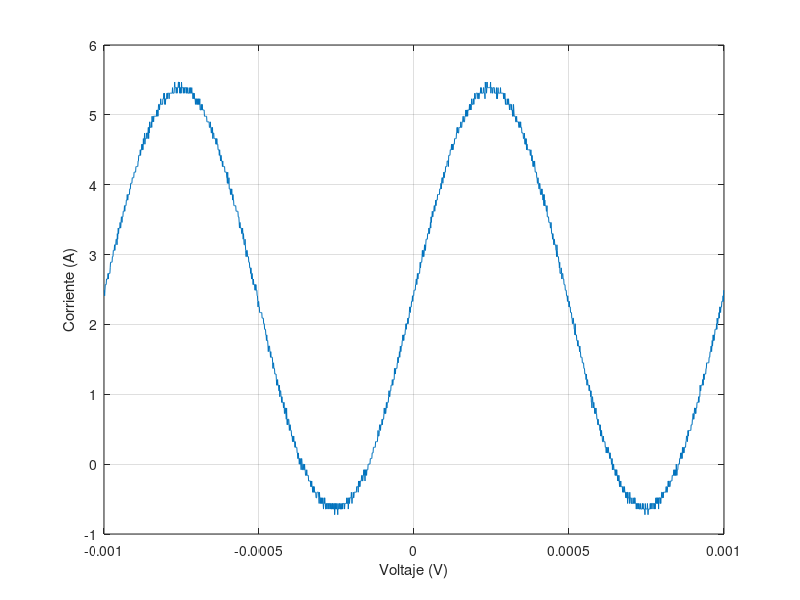

Reproduce this figure in MATLAB.
t=[-1.00E-03
-9.99E-04
-9.98E-04
-9.97E-04
-9.96E-04
-9.95E-04
-9.94E-04
-9.93E-04
-9.92E-04
-9.91E-04
-9.90E-04
-9.89E-04
-9.88E-04
-9.87E-04
-9.86E-04
-9.85E-04
-9.84E-04
-9.83E-04
-9.82E-04
-9.81E-04
-9.80E-04
-9.79E-04
-9.78E-04
-9.77E-04
-9.76E-04
-9.75E-04
-9.74E-04
-9.73E-04
-9.72E-04
-9.71E-04
-9.70E-04
-9.69E-04
-9.68E-04
-9.67E-04
-9.66E-04
-9.65E-04
-9.64E-04
-9.63E-04
-9.62E-04
-9.61E-04
-9.60E-04
-9.59E-04
-9.58E-04
-9.57E-04
-9.56E-04
-9.55E-04
-9.54E-04
-9.53E-04
-9.52E-04
-9.51E-04
-9.50E-04
-9.49E-04
-9.48E-04
-9.47E-04
-9.46E-04
-9.45E-04
-9.44E-04
-9.43E-04
-9.42E-04
-9.41E-04
-9.40E-04
-9.39E-04
-9.38E-04
-9.37E-04
-9.36E-04
-9.35E-04
-9.34E-04
-9.33E-04
-9.32E-04
-9.31E-04
-9.30E-04
-9.29E-04
-9.28E-04
-9.27E-04
-9.26E-04
-9.25E-04
-9.24E-04
-9.23E-04
-9.22E-04
-9.21E-04
-9.20E-04
-9.19E-04
-9.18E-04
-9.17E-04
-9.16E-04
-9.15E-04
-9.14E-04
-9.13E-04
-9.12E-04
-9.11E-04
-9.10E-04
-9.09E-04
-9.08E-04
-9.07E-04
-9.06E-04
-9.05E-04
-9.04E-04
-9.03E-04
-9.02E-04
-9.01E-04
-9.00E-04
-8.99E-04
-8.98E-04
-8.97E-04
-8.96E-04
-8.95E-04
-8.94E-04
-8.93E-04
-8.92E-04
-8.91E-04
-8.90E-04
-8.89E-04
-8.88E-04
-8.87E-04
-8.86E-04
-8.85E-04
-8.84E-04
-8.83E-04
-8.82E-04
-8.81E-04
-8.80E-04
-8.79E-04
-8.78E-04
-8.77E-04
-8.76E-04
-8.75E-04
-8.74E-04
-8.73E-04
-8.72E-04
-8.71E-04
-8.70E-04
-8.69E-04
-8.68E-04
-8.67E-04
-8.66E-04
-8.65E-04
-8.64E-04
-8.63E-04
-8.62E-04
-8.61E-04
-8.60E-04
-8.59E-04
-8.58E-04
-8.57E-04
-8.56E-04
-8.55E-04
-8.54E-04
-8.53E-04
-8.52E-04
-8.51E-04
-8.50E-04
-8.49E-04
-8.48E-04
-8.47E-04
-8.46E-04
-8.45E-04
-8.44E-04
-8.43E-04
-8.42E-04
-8.41E-04
-8.40E-04
-8.39E-04
-8.38E-04
-8.37E-04
-8.36E-04
-8.35E-04
-8.34E-04
-8.33E-04
-8.32E-04
-8.31E-04
-8.30E-04
-8.29E-04
-8.28E-04
-8.27E-04
-8.26E-04
-8.25E-04
-8.24E-04
-8.23E-04
-8.22E-04
-8.21E-04
-8.20E-04
-8.19E-04
-8.18E-04
-8.17E-04
-8.16E-04
-8.15E-04
-8.14E-04
-8.13E-04
-8.12E-04
-8.11E-04
-8.10E-04
-8.09E-04
-8.08E-04
-8.07E-04
-8.06E-04
-8.05E-04
-8.04E-04
-8.03E-04
-8.02E-04
-8.01E-04
-8.00E-04
-7.99E-04
-7.98E-04
-7.97E-04
-7.96E-04
-7.95E-04
-7.94E-04
-7.93E-04
-7.92E-04
-7.91E-04
-7.90E-04
-7.89E-04
-7.88E-04
-7.87E-04
-7.86E-04
-7.85E-04
-7.84E-04
-7.83E-04
-7.82E-04
-7.81E-04
-7.80E-04
-7.79E-04
-7.78E-04
-7.77E-04
-7.76E-04
-7.75E-04
-7.74E-04
-7.73E-04
-7.72E-04
-7.71E-04
-7.70E-04
-7.69E-04
-7.68E-04
-7.67E-04
-7.66E-04
-7.65E-04
-7.64E-04
-7.63E-04
-7.62E-04
-7.61E-04
-7.60E-04
-7.59E-04
-7.58E-04
-7.57E-04
-7.56E-04
-7.55E-04
-7.54E-04
-7.53E-04
-7.52E-04
-7.51E-04
-7.50E-04
-7.49E-04
-7.48E-04
-7.47E-04
-7.46E-04
-7.45E-04
-7.44E-04
-7.43E-04
-7.42E-04
-7.41E-04
-7.40E-04
-7.39E-04
-7.38E-04
-7.37E-04
-7.36E-04
-7.35E-04
-7.34E-04
-7.33E-04
-7.32E-04
-7.31E-04
-7.30E-04
-7.29E-04
-7.28E-04
-7.27E-04
-7.26E-04
-7.25E-04
-7.24E-04
-7.23E-04
-7.22E-04
-7.21E-04
-7.20E-04
-7.19E-04
-7.18E-04
-7.17E-04
-7.16E-04
-7.15E-04
-7.14E-04
-7.13E-04
-7.12E-04
-7.11E-04
-7.10E-04
-7.09E-04
-7.08E-04
-7.07E-04
-7.06E-04
-7.05E-04
-7.04E-04
-7.03E-04
-7.02E-04
-7.01E-04
-7.00E-04
-6.99E-04
-6.98E-04
-6.97E-04
-6.96E-04
-6.95E-04
-6.94E-04
-6.93E-04
-6.92E-04
-6.91E-04
-6.90E-04
-6.89E-04
-6.88E-04
-6.87E-04
-6.86E-04
-6.85E-04
-6.84E-04
-6.83E-04
-6.82E-04
-6.81E-04
-6.80E-04
-6.79E-04
-6.78E-04
-6.77E-04
-6.76E-04
-6.75E-04
-6.74E-04
-6.73E-04
-6.72E-04
-6.71E-04
-6.70E-04
-6.69E-04
-6.68E-04
-6.67E-04
-6.66E-04
-6.65E-04
-6.64E-04
-6.63E-04
-6.62E-04
-6.61E-04
-6.60E-04
-6.59E-04
-6.58E-04
-6.57E-04
-6.56E-04
-6.55E-04
-6.54E-04
-6.53E-04
-6.52E-04
-6.51E-04
-6.50E-04
-6.49E-04
-6.48E-04
-6.47E-04
-6.46E-04
-6.45E-04
-6.44E-04
-6.43E-04
-6.42E-04
-6.41E-04
-6.40E-04
-6.39E-04
-6.38E-04
-6.37E-04
-6.36E-04
-6.35E-04
-6.34E-04
-6.33E-04
-6.32E-04
-6.31E-04
-6.30E-04
-6.29E-04
-6.28E-04
-6.27E-04
-6.26E-04
-6.25E-04
-6.24E-04
-6.23E-04
-6.22E-04
-6.21E-04
-6.20E-04
-6.19E-04
-6.18E-04
-6.17E-04
-6.16E-04
-6.15E-04
-6.14E-04
-6.13E-04
-6.12E-04
-6.11E-04
-6.10E-04
-6.09E-04
-6.08E-04
-6.07E-04
-6.06E-04
-6.05E-04
-6.04E-04
-6.03E-04
-6.02E-04
-6.01E-04
-6.00E-04
-5.99E-04
-5.98E-04
-5.97E-04
-5.96E-04
-5.95E-04
-5.94E-04
-5.93E-04
-5.92E-04
-5.91E-04
-5.90E-04
-5.89E-04
-5.88E-04
-5.87E-04
-5.86E-04
-5.85E-04
-5.84E-04
-5.83E-04
-5.82E-04
-5.81E-04
-5.80E-04
-5.79E-04
-5.78E-04
-5.77E-04
-5.76E-04
-5.75E-04
-5.74E-04
-5.73E-04
-5.72E-04
-5.71E-04
-5.70E-04
-5.69E-04
-5.68E-04
-5.67E-04
-5.66E-04
-5.65E-04
-5.64E-04
-5.63E-04
-5.62E-04
-5.61E-04
-5.60E-04
-5.59E-04
-5.58E-04
-5.57E-04
-5.56E-04
-5.55E-04
-5.54E-04
-5.53E-04
-5.52E-04
-5.51E-04
-5.50E-04
-5.49E-04
-5.48E-04
-5.47E-04
-5.46E-04
-5.45E-04
-5.44E-04
-5.43E-04
-5.42E-04
-5.41E-04
-5.40E-04
-5.39E-04
-5.38E-04
-5.37E-04
-5.36E-04
-5.35E-04
-5.34E-04
-5.33E-04
-5.32E-04
-5.31E-04
-5.30E-04
-5.29E-04
-5.28E-04
-5.27E-04
-5.26E-04
-5.25E-04
-5.24E-04
-5.23E-04
-5.22E-04
-5.21E-04
-5.20E-04
-5.19E-04
-5.18E-04
-5.17E-04
-5.16E-04
-5.15E-04
-5.14E-04
-5.13E-04
-5.12E-04
-5.11E-04
-5.10E-04
-5.09E-04
-5.08E-04
-5.07E-04
-5.06E-04
-5.05E-04
-5.04E-04
-5.03E-04
-5.02E-04
-5.01E-04
-5.00E-04
-4.99E-04
-4.98E-04
-4.97E-04
-4.96E-04
-4.95E-04
-4.94E-04
-4.93E-04
-4.92E-04
-4.91E-04
-4.90E-04
-4.89E-04
-4.88E-04
-4.87E-04
-4.86E-04
-4.85E-04
-4.84E-04
-4.83E-04
-4.82E-04
-4.81E-04
-4.80E-04
-4.79E-04
-4.78E-04
-4.77E-04
-4.76E-04
-4.75E-04
-4.74E-04
-4.73E-04
-4.72E-04
-4.71E-04
-4.70E-04
-4.69E-04
-4.68E-04
-4.67E-04
-4.66E-04
-4.65E-04
-4.64E-04
-4.63E-04
-4.62E-04
-4.61E-04
-4.60E-04
-4.59E-04
-4.58E-04
-4.57E-04
-4.56E-04
-4.55E-04
-4.54E-04
-4.53E-04
-4.52E-04
-4.51E-04
-4.50E-04
-4.49E-04
-4.48E-04
-4.47E-04
-4.46E-04
-4.45E-04
-4.44E-04
-4.43E-04
-4.42E-04
-4.41E-04
-4.40E-04
-4.39E-04
-4.38E-04
-4.37E-04
-4.36E-04
-4.35E-04
-4.34E-04
-4.33E-04
-4.32E-04
-4.31E-04
-4.30E-04
-4.29E-04
-4.28E-04
-4.27E-04
-4.26E-04
-4.25E-04
-4.24E-04
-4.23E-04
-4.22E-04
-4.21E-04
-4.20E-04
-4.19E-04
-4.18E-04
-4.17E-04
-4.16E-04
-4.15E-04
-4.14E-04
-4.13E-04
-4.12E-04
-4.11E-04
-4.10E-04
-4.09E-04
-4.08E-04
-4.07E-04
-4.06E-04
-4.05E-04
-4.04E-04
-4.03E-04
-4.02E-04
-4.01E-04
-4.00E-04
-3.99E-04
-3.98E-04
-3.97E-04
-3.96E-04
-3.95E-04
-3.94E-04
-3.93E-04
-3.92E-04
-3.91E-04
-3.90E-04
-3.89E-04
-3.88E-04
-3.87E-04
-3.86E-04
-3.85E-04
-3.84E-04
-3.83E-04
-3.82E-04
-3.81E-04
-3.80E-04
-3.79E-04
-3.78E-04
-3.77E-04
-3.76E-04
-3.75E-04
-3.74E-04
-3.73E-04
-3.72E-04
-3.71E-04
-3.70E-04
-3.69E-04
-3.68E-04
-3.67E-04
-3.66E-04
-3.65E-04
-3.64E-04
-3.63E-04
-3.62E-04
-3.61E-04
-3.60E-04
-3.59E-04
-3.58E-04
-3.57E-04
-3.56E-04
-3.55E-04
-3.54E-04
-3.53E-04
-3.52E-04
-3.51E-04
-3.50E-04
-3.49E-04
-3.48E-04
-3.47E-04
-3.46E-04
-3.45E-04
-3.44E-04
-3.43E-04
-3.42E-04
-3.41E-04
-3.40E-04
-3.39E-04
-3.38E-04
-3.37E-04
-3.36E-04
-3.35E-04
-3.34E-04
-3.33E-04
-3.32E-04
-3.31E-04
-3.30E-04
-3.29E-04
-3.28E-04
-3.27E-04
-3.26E-04
-3.25E-04
-3.24E-04
-3.23E-04
-3.22E-04
-3.21E-04
-3.20E-04
-3.19E-04
-3.18E-04
-3.17E-04
-3.16E-04
-3.15E-04
-3.14E-04
-3.13E-04
-3.12E-04
-3.11E-04
-3.10E-04
-3.09E-04
-3.08E-04
-3.07E-04
-3.06E-04
-3.05E-04
-3.04E-04
-3.03E-04
-3.02E-04
-3.01E-04
-3.00E-04
-2.99E-04
-2.98E-04
-2.97E-04
-2.96E-04
-2.95E-04
-2.94E-04
-2.93E-04
-2.92E-04
-2.91E-04
-2.90E-04
-2.89E-04
-2.88E-04
-2.87E-04
-2.86E-04
-2.85E-04
-2.84E-04
-2.83E-04
-2.82E-04
-2.81E-04
-2.80E-04
-2.79E-04
-2.78E-04
-2.77E-04
-2.76E-04
-2.75E-04
-2.74E-04
-2.73E-04
-2.72E-04
-2.71E-04
-2.70E-04
-2.69E-04
-2.68E-04
-2.67E-04
-2.66E-04
-2.65E-04
-2.64E-04
-2.63E-04
-2.62E-04
-2.61E-04
-2.60E-04
-2.59E-04
-2.58E-04
-2.57E-04
-2.56E-04
-2.55E-04
-2.54E-04
-2.53E-04
-2.52E-04
-2.51E-04
-2.50E-04
-2.49E-04
-2.48E-04
-2.47E-04
-2.46E-04
-2.45E-04
-2.44E-04
-2.43E-04
-2.42E-04
-2.41E-04
-2.40E-04
-2.39E-04
-2.38E-04
-2.37E-04
-2.36E-04
-2.35E-04
-2.34E-04
-2.33E-04
-2.32E-04
-2.31E-04
-2.30E-04
-2.29E-04
-2.28E-04
-2.27E-04
-2.26E-04
-2.25E-04
-2.24E-04
-2.23E-04
-2.22E-04
-2.21E-04
-2.20E-04
-2.19E-04
-2.18E-04
-2.17E-04
-2.16E-04
-2.15E-04
-2.14E-04
-2.13E-04
-2.12E-04
-2.11E-04
-2.10E-04
-2.09E-04
-2.08E-04
-2.07E-04
-2.06E-04
-2.05E-04
-2.04E-04
-2.03E-04
-2.02E-04
-2.01E-04
-2.00E-04
-1.99E-04
-1.98E-04
-1.97E-04
-1.96E-04
-1.95E-04
-1.94E-04
-1.93E-04
-1.92E-04
-1.91E-04
-1.90E-04
-1.89E-04
-1.88E-04
-1.87E-04
-1.86E-04
-1.85E-04
-1.84E-04
-1.83E-04
-1.82E-04
-1.81E-04
-1.80E-04
-1.79E-04
-1.78E-04
-1.77E-04
-1.76E-04
-1.75E-04
-1.74E-04
-1.73E-04
-1.72E-04
-1.71E-04
-1.70E-04
-1.69E-04
-1.68E-04
-1.67E-04
-1.66E-04
-1.65E-04
-1.64E-04
-1.63E-04
-1.62E-04
-1.61E-04
-1.60E-04
-1.59E-04
-1.58E-04
-1.57E-04
-1.56E-04
-1.55E-04
-1.54E-04
-1.53E-04
-1.52E-04
-1.51E-04
-1.50E-04
-1.49E-04
-1.48E-04
-1.47E-04
-1.46E-04
-1.45E-04
-1.44E-04
-1.43E-04
-1.42E-04
-1.41E-04
-1.40E-04
-1.39E-04
-1.38E-04
-1.37E-04
-1.36E-04
-1.35E-04
-1.34E-04
-1.33E-04
-1.32E-04
-1.31E-04
-1.30E-04
-1.29E-04
-1.28E-04
-1.27E-04
-1.26E-04
-1.25E-04
-1.24E-04
-1.23E-04
-1.22E-04
-1.21E-04
-1.20E-04
-1.19E-04
-1.18E-04
-1.17E-04
-1.16E-04
-1.15E-04
-1.14E-04
-1.13E-04
-1.12E-04
-1.11E-04
-1.10E-04
-1.09E-04
-1.08E-04
-1.07E-04
-1.06E-04
-1.05E-04
-1.04E-04
-1.03E-04
-1.02E-04
-1.01E-04
-1.00E-04
-9.90E-05
-9.80E-05
-9.70E-05
-9.60E-05
-9.50E-05
-9.40E-05
-9.30E-05
-9.20E-05
-9.10E-05
-9.00E-05
-8.90E-05
-8.80E-05
-8.70E-05
-8.60E-05
-8.50E-05
-8.40E-05
-8.30E-05
-8.20E-05
-8.10E-05
-8.00E-05
-7.90E-05
-7.80E-05
-7.70E-05
-7.60E-05
-7.50E-05
-7.40E-05
-7.30E-05
-7.20E-05
-7.10E-05
-7.00E-05
-6.90E-05
-6.80E-05
-6.70E-05
-6.60E-05
-6.50E-05
-6.40E-05
-6.30E-05
-6.20E-05
-6.10E-05
-6.00E-05
-5.90E-05
-5.80E-05
-5.70E-05
-5.60E-05
-5.50E-05
-5.40E-05
-5.30E-05
-5.20E-05
-5.10E-05
-5.00E-05
-4.90E-05
-4.80E-05
-4.70E-05
-4.60E-05
-4.50E-05
-4.40E-05
-4.30E-05
-4.20E-05
-4.10E-05
-4.00E-05
-3.90E-05
-3.80E-05
-3.70E-05
-3.60E-05
-3.50E-05
-3.40E-05
-3.30E-05
-3.20E-05
-3.10E-05
-3.00E-05
-2.90E-05
-2.80E-05
-2.70E-05
-2.60E-05
-2.50E-05
-2.40E-05
-2.30E-05
-2.20E-05
-2.10E-05
-2.00E-05
-1.90E-05
-1.80E-05
-1.70E-05
-1.60E-05
-1.50E-05
-1.40E-05
-1.30E-05
-1.20E-05
-1.10E-05
-1.00E-05
-9.00E-06
-8.00E-06
-7.00E-06
-6.00E-06
-5.00E-06
-4.00E-06
-3.00E-06
-2.00E-06
-1.00E-06
0.00E+00
1.00E-06
2.00E-06
3.00E-06
4.00E-06
5.00E-06
6.00E-06
7.00E-06
8.00E-06
9.00E-06
1.00E-05
1.10E-05
1.20E-05
1.30E-05
1.40E-05
1.50E-05
1.60E-05
1.70E-05
1.80E-05
1.90E-05
2.00E-05
2.10E-05
2.20E-05
2.30E-05
2.40E-05
2.50E-05
2.60E-05
2.70E-05
2.80E-05
2.90E-05
3.00E-05
3.10E-05
3.20E-05
3.30E-05
3.40E-05
3.50E-05
3.60E-05
3.70E-05
3.80E-05
3.90E-05
4.00E-05
4.10E-05
4.20E-05
4.30E-05
4.40E-05
4.50E-05
4.60E-05
4.70E-05
4.80E-05
4.90E-05
5.00E-05
5.10E-05
5.20E-05
5.30E-05
5.40E-05
5.50E-05
5.60E-05
5.70E-05
5.80E-05
5.90E-05
6.00E-05
6.10E-05
6.20E-05
6.30E-05
6.40E-05
6.50E-05
6.60E-05
6.70E-05
6.80E-05
6.90E-05
7.00E-05
7.10E-05
7.20E-05
7.30E-05
7.40E-05
7.50E-05
7.60E-05
7.70E-05
7.80E-05
7.90E-05
8.00E-05
8.10E-05
8.20E-05
8.30E-05
8.40E-05
8.50E-05
8.60E-05
8.70E-05
8.80E-05
8.90E-05
9.00E-05
9.10E-05
9.20E-05
9.30E-05
9.40E-05
9.50E-05
9.60E-05
9.70E-05
9.80E-05
9.90E-05
1.00E-04
1.01E-04
1.02E-04
1.03E-04
1.04E-04
1.05E-04
1.06E-04
1.07E-04
1.08E-04
1.09E-04
1.10E-04
1.11E-04
1.12E-04
1.13E-04
1.14E-04
1.15E-04
1.16E-04
1.17E-04
1.18E-04
1.19E-04
1.20E-04
1.21E-04
1.22E-04
1.23E-04
1.24E-04
1.25E-04
1.26E-04
1.27E-04
1.28E-04
1.29E-04
1.30E-04
1.31E-04
1.32E-04
1.33E-04
1.34E-04
1.35E-04
1.36E-04
1.37E-04
1.38E-04
1.39E-04
1.40E-04
1.41E-04
1.42E-04
1.43E-04
1.44E-04
1.45E-04
1.46E-04
1.47E-04
1.48E-04
1.49E-04
1.50E-04
1.51E-04
1.52E-04
1.53E-04
1.54E-04
1.55E-04
1.56E-04
1.57E-04
1.58E-04
1.59E-04
1.60E-04
1.61E-04
1.62E-04
1.63E-04
1.64E-04
1.65E-04
1.66E-04
1.67E-04
1.68E-04
1.69E-04
1.70E-04
1.71E-04
1.72E-04
1.73E-04
1.74E-04
1.75E-04
1.76E-04
1.77E-04
1.78E-04
1.79E-04
1.80E-04
1.81E-04
1.82E-04
1.83E-04
1.84E-04
1.85E-04
1.86E-04
1.87E-04
1.88E-04
1.89E-04
1.90E-04
1.91E-04
1.92E-04
1.93E-04
1.94E-04
1.95E-04
1.96E-04
1.97E-04
1.98E-04
1.99E-04
2.00E-04
2.01E-04
2.02E-04
2.03E-04
2.04E-04
2.05E-04
2.06E-04
2.07E-04
2.08E-04
2.09E-04
2.10E-04
2.11E-04
2.12E-04
2.13E-04
2.14E-04
2.15E-04
2.16E-04
2.17E-04
2.18E-04
2.19E-04
2.20E-04
2.21E-04
2.22E-04
2.23E-04
2.24E-04
2.25E-04
2.26E-04
2.27E-04
2.28E-04
2.29E-04
2.30E-04
2.31E-04
2.32E-04
2.33E-04
2.34E-04
2.35E-04
2.36E-04
2.37E-04
2.38E-04
2.39E-04
2.40E-04
2.41E-04
2.42E-04
2.43E-04
2.44E-04
2.45E-04
2.46E-04
2.47E-04
2.48E-04
2.49E-04
2.50E-04
2.51E-04
2.52E-04
2.53E-04
2.54E-04
2.55E-04
2.56E-04
2.57E-04
2.58E-04
2.59E-04
2.60E-04
2.61E-04
2.62E-04
2.63E-04
2.64E-04
2.65E-04
2.66E-04
2.67E-04
2.68E-04
2.69E-04
2.70E-04
2.71E-04
2.72E-04
2.73E-04
2.74E-04
2.75E-04
2.76E-04
2.77E-04
2.78E-04
2.79E-04
2.80E-04
2.81E-04
2.82E-04
2.83E-04
2.84E-04
2.85E-04
2.86E-04
2.87E-04
2.88E-04
2.89E-04
2.90E-04
2.91E-04
2.92E-04
2.93E-04
2.94E-04
2.95E-04
2.96E-04
2.97E-04
2.98E-04
2.99E-04
3.00E-04
3.01E-04
3.02E-04
3.03E-04
3.04E-04
3.05E-04
3.06E-04
3.07E-04
3.08E-04
3.09E-04
3.10E-04
3.11E-04
3.12E-04
3.13E-04
3.14E-04
3.15E-04
3.16E-04
3.17E-04
3.18E-04
3.19E-04
3.20E-04
3.21E-04
3.22E-04
3.23E-04
3.24E-04
3.25E-04
3.26E-04
3.27E-04
3.28E-04
3.29E-04
3.30E-04
3.31E-04
3.32E-04
3.33E-04
3.34E-04
3.35E-04
3.36E-04
3.37E-04
3.38E-04
3.39E-04
3.40E-04
3.41E-04
3.42E-04
3.43E-04
3.44E-04
3.45E-04
3.46E-04
3.47E-04
3.48E-04
3.49E-04
3.50E-04
3.51E-04
3.52E-04
3.53E-04
3.54E-04
3.55E-04
3.56E-04
3.57E-04
3.58E-04
3.59E-04
3.60E-04
3.61E-04
3.62E-04
3.63E-04
3.64E-04
3.65E-04
3.66E-04
3.67E-04
3.68E-04
3.69E-04
3.70E-04
3.71E-04
3.72E-04
3.73E-04
3.74E-04
3.75E-04
3.76E-04
3.77E-04
3.78E-04
3.79E-04
3.80E-04
3.81E-04
3.82E-04
3.83E-04
3.84E-04
3.85E-04
3.86E-04
3.87E-04
3.88E-04
3.89E-04
3.90E-04
3.91E-04
3.92E-04
3.93E-04
3.94E-04
3.95E-04
3.96E-04
3.97E-04
3.98E-04
3.99E-04
4.00E-04
4.01E-04
4.02E-04
4.03E-04
4.04E-04
4.05E-04
4.06E-04
4.07E-04
4.08E-04
4.09E-04
4.10E-04
4.11E-04
4.12E-04
4.13E-04
4.14E-04
4.15E-04
4.16E-04
4.17E-04
4.18E-04
4.19E-04
4.20E-04
4.21E-04
4.22E-04
4.23E-04
4.24E-04
4.25E-04
4.26E-04
4.27E-04
4.28E-04
4.29E-04
4.30E-04
4.31E-04
4.32E-04
4.33E-04
4.34E-04
4.35E-04
4.36E-04
4.37E-04
4.38E-04
4.39E-04
4.40E-04
4.41E-04
4.42E-04
4.43E-04
4.44E-04
4.45E-04
4.46E-04
4.47E-04
4.48E-04
4.49E-04
4.50E-04
4.51E-04
4.52E-04
4.53E-04
4.54E-04
4.55E-04
4.56E-04
4.57E-04
4.58E-04
4.59E-04
4.60E-04
4.61E-04
4.62E-04
4.63E-04
4.64E-04
4.65E-04
4.66E-04
4.67E-04
4.68E-04
4.69E-04
4.70E-04
4.71E-04
4.72E-04
4.73E-04
4.74E-04
4.75E-04
4.76E-04
4.77E-04
4.78E-04
4.79E-04
4.80E-04
4.81E-04
4.82E-04
4.83E-04
4.84E-04
4.85E-04
4.86E-04
4.87E-04
4.88E-04
4.89E-04
4.90E-04
4.91E-04
4.92E-04
4.93E-04
4.94E-04
4.95E-04
4.96E-04
4.97E-04
4.98E-04
4.99E-04
5.00E-04
5.01E-04
5.02E-04
5.03E-04
5.04E-04
5.05E-04
5.06E-04
5.07E-04
5.08E-04
5.09E-04
5.10E-04
5.11E-04
5.12E-04
5.13E-04
5.14E-04
5.15E-04
5.16E-04
5.17E-04
5.18E-04
5.19E-04
5.20E-04
5.21E-04
5.22E-04
5.23E-04
5.24E-04
5.25E-04
5.26E-04
5.27E-04
5.28E-04
5.29E-04
5.30E-04
5.31E-04
5.32E-04
5.33E-04
5.34E-04
5.35E-04
5.36E-04
5.37E-04
5.38E-04
5.39E-04
5.40E-04
5.41E-04
5.42E-04
5.43E-04
5.44E-04
5.45E-04
5.46E-04
5.47E-04
5.48E-04
5.49E-04
5.50E-04
5.51E-04
5.52E-04
5.53E-04
5.54E-04
5.55E-04
5.56E-04
5.57E-04
5.58E-04
5.59E-04
5.60E-04
5.61E-04
5.62E-04
5.63E-04
5.64E-04
5.65E-04
5.66E-04
5.67E-04
5.68E-04
5.69E-04
5.70E-04
5.71E-04
5.72E-04
5.73E-04
5.74E-04
5.75E-04
5.76E-04
5.77E-04
5.78E-04
5.79E-04
5.80E-04
5.81E-04
5.82E-04
5.83E-04
5.84E-04
5.85E-04
5.86E-04
5.87E-04
5.88E-04
5.89E-04
5.90E-04
5.91E-04
5.92E-04
5.93E-04
5.94E-04
5.95E-04
5.96E-04
5.97E-04
5.98E-04
5.99E-04
6.00E-04
6.01E-04
6.02E-04
6.03E-04
6.04E-04
6.05E-04
6.06E-04
6.07E-04
6.08E-04
6.09E-04
6.10E-04
6.11E-04
6.12E-04
6.13E-04
6.14E-04
6.15E-04
6.16E-04
6.17E-04
6.18E-04
6.19E-04
6.20E-04
6.21E-04
6.22E-04
6.23E-04
6.24E-04
6.25E-04
6.26E-04
6.27E-04
6.28E-04
6.29E-04
6.30E-04
6.31E-04
6.32E-04
6.33E-04
6.34E-04
6.35E-04
6.36E-04
6.37E-04
6.38E-04
6.39E-04
6.40E-04
6.41E-04
6.42E-04
6.43E-04
6.44E-04
6.45E-04
6.46E-04
6.47E-04
6.48E-04
6.49E-04
6.50E-04
6.51E-04
6.52E-04
6.53E-04
6.54E-04
6.55E-04
6.56E-04
6.57E-04
6.58E-04
6.59E-04
6.60E-04
6.61E-04
6.62E-04
6.63E-04
6.64E-04
6.65E-04
6.66E-04
6.67E-04
6.68E-04
6.69E-04
6.70E-04
6.71E-04
6.72E-04
6.73E-04
6.74E-04
6.75E-04
6.76E-04
6.77E-04
6.78E-04
6.79E-04
6.80E-04
6.81E-04
6.82E-04
6.83E-04
6.84E-04
6.85E-04
6.86E-04
6.87E-04
6.88E-04
6.89E-04
6.90E-04
6.91E-04
6.92E-04
6.93E-04
6.94E-04
6.95E-04
6.96E-04
6.97E-04
6.98E-04
6.99E-04
7.00E-04
7.01E-04
7.02E-04
7.03E-04
7.04E-04
7.05E-04
7.06E-04
7.07E-04
7.08E-04
7.09E-04
7.10E-04
7.11E-04
7.12E-04
7.13E-04
7.14E-04
7.15E-04
7.16E-04
7.17E-04
7.18E-04
7.19E-04
7.20E-04
7.21E-04
7.22E-04
7.23E-04
7.24E-04
7.25E-04
7.26E-04
7.27E-04
7.28E-04
7.29E-04
7.30E-04
7.31E-04
7.32E-04
7.33E-04
7.34E-04
7.35E-04
7.36E-04
7.37E-04
7.38E-04
7.39E-04
7.40E-04
7.41E-04
7.42E-04
7.43E-04
7.44E-04
7.45E-04
7.46E-04
7.47E-04
7.48E-04
7.49E-04
7.50E-04
7.51E-04
7.52E-04
7.53E-04
7.54E-04
7.55E-04
7.56E-04
7.57E-04
7.58E-04
7.59E-04
7.60E-04
7.61E-04
7.62E-04
7.63E-04
7.64E-04
7.65E-04
7.66E-04
7.67E-04
7.68E-04
7.69E-04
7.70E-04
7.71E-04
7.72E-04
7.73E-04
7.74E-04
7.75E-04
7.76E-04
7.77E-04
7.78E-04
7.79E-04
7.80E-04
7.81E-04
7.82E-04
7.83E-04
7.84E-04
7.85E-04
7.86E-04
7.87E-04
7.88E-04
7.89E-04
7.90E-04
7.91E-04
7.92E-04
7.93E-04
7.94E-04
7.95E-04
7.96E-04
7.97E-04
7.98E-04
7.99E-04
8.00E-04
8.01E-04
8.02E-04
8.03E-04
8.04E-04
8.05E-04
8.06E-04
8.07E-04
8.08E-04
8.09E-04
8.10E-04
8.11E-04
8.12E-04
8.13E-04
8.14E-04
8.15E-04
8.16E-04
8.17E-04
8.18E-04
8.19E-04
8.20E-04
8.21E-04
8.22E-04
8.23E-04
8.24E-04
8.25E-04
8.26E-04
8.27E-04
8.28E-04
8.29E-04
8.30E-04
8.31E-04
8.32E-04
8.33E-04
8.34E-04
8.35E-04
8.36E-04
8.37E-04
8.38E-04
8.39E-04
8.40E-04
8.41E-04
8.42E-04
8.43E-04
8.44E-04
8.45E-04
8.46E-04
8.47E-04
8.48E-04
8.49E-04
8.50E-04
8.51E-04
8.52E-04
8.53E-04
8.54E-04
8.55E-04
8.56E-04
8.57E-04
8.58E-04
8.59E-04
8.60E-04
8.61E-04
8.62E-04
8.63E-04
8.64E-04
8.65E-04
8.66E-04
8.67E-04
8.68E-04
8.69E-04
8.70E-04
8.71E-04
8.72E-04
8.73E-04
8.74E-04
8.75E-04
8.76E-04
8.77E-04
8.78E-04
8.79E-04
8.80E-04
8.81E-04
8.82E-04
8.83E-04
8.84E-04
8.85E-04
8.86E-04
8.87E-04
8.88E-04
8.89E-04
8.90E-04
8.91E-04
8.92E-04
8.93E-04
8.94E-04
8.95E-04
8.96E-04
8.97E-04
8.98E-04
8.99E-04
9.00E-04
9.01E-04
9.02E-04
9.03E-04
9.04E-04
9.05E-04
9.06E-04
9.07E-04
9.08E-04
9.09E-04
9.10E-04
9.11E-04
9.12E-04
9.13E-04
9.14E-04
9.15E-04
9.16E-04
9.17E-04
9.18E-04
9.19E-04
9.20E-04
9.21E-04
9.22E-04
9.23E-04
9.24E-04
9.25E-04
9.26E-04
9.27E-04
9.28E-04
9.29E-04
9.30E-04
9.31E-04
9.32E-04
9.33E-04
9.34E-04
9.35E-04
9.36E-04
9.37E-04
9.38E-04
9.39E-04
9.40E-04
9.41E-04
9.42E-04
9.43E-04
9.44E-04
9.45E-04
9.46E-04
9.47E-04
9.48E-04
9.49E-04
9.50E-04
9.51E-04
9.52E-04
9.53E-04
9.54E-04
9.55E-04
9.56E-04
9.57E-04
9.58E-04
9.59E-04
9.60E-04
9.61E-04
9.62E-04
9.63E-04
9.64E-04
9.65E-04
9.66E-04
9.67E-04
9.68E-04
9.69E-04
9.70E-04
9.71E-04
9.72E-04
9.73E-04
9.74E-04
9.75E-04
9.76E-04
9.77E-04
9.78E-04
9.79E-04
9.80E-04
9.81E-04
9.82E-04
9.83E-04
9.84E-04
9.85E-04
9.86E-04
9.87E-04
9.88E-04
9.89E-04
9.90E-04
9.91E-04
9.92E-04
9.93E-04
9.94E-04
9.95E-04
9.96E-04
9.97E-04
9.98E-04
9.99E-04];
x=[2.49E+00
2.49E+00
2.41E+00
2.49E+00
2.57E+00
2.57E+00
2.57E+00
2.57E+00
2.65E+00
2.65E+00
2.65E+00
2.65E+00
2.65E+00
2.73E+00
2.65E+00
2.73E+00
2.73E+00
2.73E+00
2.73E+00
2.73E+00
2.81E+00
2.89E+00
2.89E+00
2.89E+00
2.89E+00
2.89E+00
2.89E+00
2.97E+00
2.97E+00
2.97E+00
3.06E+00
3.06E+00
3.06E+00
3.06E+00
3.14E+00
3.06E+00
3.14E+00
3.14E+00
3.14E+00
3.22E+00
3.22E+00
3.22E+00
3.14E+00
3.30E+00
3.22E+00
3.30E+00
3.38E+00
3.30E+00
3.38E+00
3.38E+00
3.38E+00
3.38E+00
3.46E+00
3.38E+00
3.38E+00
3.46E+00
3.54E+00
3.54E+00
3.46E+00
3.54E+00
3.54E+00
3.54E+00
3.62E+00
3.62E+00
3.62E+00
3.62E+00
3.70E+00
3.62E+00
3.70E+00
3.70E+00
3.70E+00
3.70E+00
3.78E+00
3.78E+00
3.78E+00
3.86E+00
3.78E+00
3.78E+00
3.86E+00
3.86E+00
3.86E+00
3.86E+00
3.86E+00
3.94E+00
3.94E+00
3.94E+00
4.02E+00
4.02E+00
4.02E+00
4.02E+00
4.02E+00
4.10E+00
4.10E+00
4.10E+00
4.10E+00
4.10E+00
4.10E+00
4.18E+00
4.18E+00
4.18E+00
4.18E+00
4.18E+00
4.18E+00
4.26E+00
4.26E+00
4.26E+00
4.26E+00
4.26E+00
4.26E+00
4.26E+00
4.34E+00
4.34E+00
4.42E+00
4.42E+00
4.42E+00
4.42E+00
4.42E+00
4.50E+00
4.42E+00
4.50E+00
4.50E+00
4.50E+00
4.58E+00
4.50E+00
4.58E+00
4.50E+00
4.50E+00
4.66E+00
4.58E+00
4.66E+00
4.66E+00
4.74E+00
4.58E+00
4.66E+00
4.66E+00
4.66E+00
4.66E+00
4.74E+00
4.74E+00
4.66E+00
4.74E+00
4.74E+00
4.74E+00
4.82E+00
4.66E+00
4.82E+00
4.74E+00
4.90E+00
4.82E+00
4.82E+00
4.82E+00
4.82E+00
4.90E+00
4.90E+00
4.82E+00
4.98E+00
4.90E+00
4.90E+00
4.98E+00
4.98E+00
4.90E+00
4.98E+00
4.98E+00
4.98E+00
4.98E+00
4.98E+00
4.98E+00
4.98E+00
4.98E+00
4.98E+00
5.07E+00
4.98E+00
5.07E+00
5.07E+00
4.98E+00
5.07E+00
5.15E+00
5.15E+00
5.15E+00
5.07E+00
5.15E+00
5.15E+00
5.15E+00
5.23E+00
5.15E+00
5.15E+00
5.15E+00
5.15E+00
5.15E+00
5.15E+00
5.23E+00
5.23E+00
5.23E+00
5.31E+00
5.23E+00
5.31E+00
5.15E+00
5.23E+00
5.15E+00
5.23E+00
5.23E+00
5.23E+00
5.23E+00
5.31E+00
5.23E+00
5.31E+00
5.31E+00
5.31E+00
5.31E+00
5.31E+00
5.23E+00
5.31E+00
5.31E+00
5.31E+00
5.31E+00
5.31E+00
5.31E+00
5.31E+00
5.31E+00
5.31E+00
5.31E+00
5.39E+00
5.31E+00
5.31E+00
5.31E+00
5.31E+00
5.31E+00
5.39E+00
5.47E+00
5.39E+00
5.39E+00
5.39E+00
5.39E+00
5.31E+00
5.39E+00
5.39E+00
5.31E+00
5.39E+00
5.39E+00
5.39E+00
5.47E+00
5.47E+00
5.39E+00
5.47E+00
5.31E+00
5.39E+00
5.39E+00
5.31E+00
5.39E+00
5.31E+00
5.47E+00
5.39E+00
5.39E+00
5.39E+00
5.39E+00
5.39E+00
5.31E+00
5.39E+00
5.39E+00
5.31E+00
5.39E+00
5.39E+00
5.39E+00
5.39E+00
5.39E+00
5.31E+00
5.39E+00
5.31E+00
5.39E+00
5.39E+00
5.31E+00
5.31E+00
5.31E+00
5.31E+00
5.31E+00
5.39E+00
5.31E+00
5.31E+00
5.31E+00
5.39E+00
5.31E+00
5.31E+00
5.31E+00
5.39E+00
5.31E+00
5.31E+00
5.31E+00
5.23E+00
5.31E+00
5.31E+00
5.23E+00
5.31E+00
5.23E+00
5.23E+00
5.23E+00
5.15E+00
5.23E+00
5.23E+00
5.23E+00
5.15E+00
5.15E+00
5.23E+00
5.15E+00
5.15E+00
5.23E+00
5.15E+00
5.23E+00
5.15E+00
5.15E+00
5.23E+00
5.07E+00
5.07E+00
5.07E+00
5.15E+00
5.15E+00
5.07E+00
5.07E+00
5.15E+00
5.07E+00
5.07E+00
5.07E+00
5.07E+00
5.07E+00
5.07E+00
4.98E+00
4.98E+00
4.98E+00
4.98E+00
4.98E+00
4.98E+00
4.98E+00
4.98E+00
4.90E+00
4.90E+00
4.90E+00
4.90E+00
4.90E+00
4.90E+00
4.90E+00
4.90E+00
4.82E+00
4.82E+00
4.82E+00
4.90E+00
4.82E+00
4.82E+00
4.74E+00
4.74E+00
4.82E+00
4.74E+00
4.82E+00
4.66E+00
4.74E+00
4.74E+00
4.74E+00
4.66E+00
4.66E+00
4.66E+00
4.66E+00
4.66E+00
4.66E+00
4.58E+00
4.66E+00
4.58E+00
4.66E+00
4.58E+00
4.58E+00
4.58E+00
4.50E+00
4.50E+00
4.50E+00
4.50E+00
4.42E+00
4.50E+00
4.42E+00
4.42E+00
4.34E+00
4.42E+00
4.42E+00
4.34E+00
4.34E+00
4.34E+00
4.26E+00
4.34E+00
4.26E+00
4.26E+00
4.26E+00
4.26E+00
4.26E+00
4.26E+00
4.18E+00
4.18E+00
4.18E+00
4.18E+00
4.18E+00
4.18E+00
4.10E+00
4.10E+00
4.02E+00
4.18E+00
4.02E+00
4.02E+00
4.02E+00
4.10E+00
3.94E+00
3.94E+00
3.94E+00
3.94E+00
3.86E+00
3.94E+00
3.94E+00
3.86E+00
3.94E+00
3.86E+00
3.86E+00
3.78E+00
3.86E+00
3.78E+00
3.78E+00
3.70E+00
3.70E+00
3.70E+00
3.70E+00
3.70E+00
3.70E+00
3.70E+00
3.62E+00
3.62E+00
3.62E+00
3.62E+00
3.62E+00
3.62E+00
3.62E+00
3.54E+00
3.54E+00
3.54E+00
3.46E+00
3.38E+00
3.46E+00
3.46E+00
3.38E+00
3.38E+00
3.38E+00
3.38E+00
3.30E+00
3.30E+00
3.30E+00
3.38E+00
3.30E+00
3.22E+00
3.30E+00
3.22E+00
3.14E+00
3.14E+00
3.14E+00
3.22E+00
3.14E+00
3.06E+00
2.97E+00
2.97E+00
3.06E+00
3.06E+00
3.06E+00
2.97E+00
2.97E+00
2.97E+00
2.97E+00
2.89E+00
2.89E+00
2.89E+00
2.81E+00
2.81E+00
2.81E+00
2.73E+00
2.81E+00
2.73E+00
2.65E+00
2.73E+00
2.73E+00
2.65E+00
2.65E+00
2.57E+00
2.65E+00
2.57E+00
2.57E+00
2.57E+00
2.57E+00
2.49E+00
2.57E+00
2.49E+00
2.57E+00
2.49E+00
2.49E+00
2.49E+00
2.41E+00
2.41E+00
2.33E+00
2.25E+00
2.33E+00
2.33E+00
2.25E+00
2.25E+00
2.17E+00
2.17E+00
2.17E+00
2.17E+00
2.17E+00
2.17E+00
2.17E+00
2.17E+00
2.09E+00
2.09E+00
2.09E+00
2.09E+00
2.09E+00
2.01E+00
2.01E+00
2.01E+00
1.93E+00
1.93E+00
1.93E+00
1.93E+00
1.85E+00
1.85E+00
1.77E+00
1.85E+00
1.77E+00
1.77E+00
1.77E+00
1.69E+00
1.61E+00
1.69E+00
1.69E+00
1.69E+00
1.69E+00
1.61E+00
1.61E+00
1.53E+00
1.61E+00
1.53E+00
1.53E+00
1.53E+00
1.53E+00
1.53E+00
1.45E+00
1.37E+00
1.45E+00
1.45E+00
1.37E+00
1.37E+00
1.37E+00
1.29E+00
1.29E+00
1.29E+00
1.29E+00
1.29E+00
1.21E+00
1.13E+00
1.21E+00
1.13E+00
1.21E+00
1.13E+00
1.13E+00
1.13E+00
1.05E+00
1.05E+00
1.13E+00
9.65E-01
1.05E+00
1.05E+00
1.05E+00
9.65E-01
9.65E-01
8.84E-01
9.65E-01
8.84E-01
8.84E-01
8.84E-01
8.84E-01
8.04E-01
8.84E-01
8.84E-01
7.24E-01
7.24E-01
8.04E-01
8.04E-01
7.24E-01
7.24E-01
6.43E-01
8.04E-01
6.43E-01
5.63E-01
6.43E-01
5.63E-01
6.43E-01
6.43E-01
6.43E-01
5.63E-01
4.82E-01
5.63E-01
5.63E-01
5.63E-01
4.82E-01
4.82E-01
4.82E-01
4.02E-01
4.02E-01
4.02E-01
3.22E-01
4.02E-01
4.02E-01
3.22E-01
4.02E-01
3.22E-01
3.22E-01
3.22E-01
2.41E-01
3.22E-01
2.41E-01
2.41E-01
2.41E-01
2.41E-01
2.41E-01
1.61E-01
1.61E-01
8.04E-02
8.04E-02
1.61E-01
8.04E-02
8.04E-02
0.00E+00
8.04E-02
0.00E+00
8.04E-02
0.00E+00
0.00E+00
-8.04E-02
8.04E-02
8.04E-02
0.00E+00
-8.04E-02
-8.04E-02
0.00E+00
0.00E+00
-8.04E-02
-8.04E-02
-8.04E-02
0.00E+00
-8.04E-02
-8.04E-02
-1.61E-01
-1.61E-01
-1.61E-01
-1.61E-01
-8.04E-02
-1.61E-01
-1.61E-01
-1.61E-01
-1.61E-01
-1.61E-01
-2.41E-01
-2.41E-01
-2.41E-01
-2.41E-01
-2.41E-01
-2.41E-01
-2.41E-01
-3.22E-01
-2.41E-01
-3.22E-01
-2.41E-01
-3.22E-01
-3.22E-01
-4.02E-01
-3.22E-01
-4.02E-01
-3.22E-01
-4.02E-01
-3.22E-01
-4.02E-01
-4.02E-01
-4.02E-01
-4.02E-01
-4.02E-01
-4.82E-01
-4.82E-01
-4.82E-01
-4.02E-01
-4.02E-01
-4.02E-01
-4.02E-01
-4.02E-01
-4.02E-01
-4.82E-01
-5.63E-01
-4.02E-01
-4.82E-01
-4.82E-01
-5.63E-01
-4.82E-01
-4.82E-01
-5.63E-01
-4.82E-01
-5.63E-01
-5.63E-01
-4.82E-01
-5.63E-01
-5.63E-01
-6.43E-01
-5.63E-01
-4.82E-01
-5.63E-01
-4.82E-01
-5.63E-01
-5.63E-01
-6.43E-01
-6.43E-01
-5.63E-01
-5.63E-01
-6.43E-01
-5.63E-01
-5.63E-01
-5.63E-01
-6.43E-01
-5.63E-01
-5.63E-01
-6.43E-01
-5.63E-01
-5.63E-01
-5.63E-01
-6.43E-01
-5.63E-01
-5.63E-01
-6.43E-01
-6.43E-01
-5.63E-01
-6.43E-01
-5.63E-01
-6.43E-01
-5.63E-01
-6.43E-01
-6.43E-01
-5.63E-01
-5.63E-01
-7.24E-01
-6.43E-01
-5.63E-01
-6.43E-01
-5.63E-01
-6.43E-01
-6.43E-01
-5.63E-01
-6.43E-01
-6.43E-01
-7.24E-01
-5.63E-01
-6.43E-01
-6.43E-01
-6.43E-01
-5.63E-01
-5.63E-01
-6.43E-01
-5.63E-01
-6.43E-01
-6.43E-01
-6.43E-01
-6.43E-01
-5.63E-01
-6.43E-01
-5.63E-01
-6.43E-01
-5.63E-01
-5.63E-01
-5.63E-01
-5.63E-01
-5.63E-01
-6.43E-01
-5.63E-01
-5.63E-01
-5.63E-01
-5.63E-01
-5.63E-01
-5.63E-01
-4.82E-01
-5.63E-01
-5.63E-01
-5.63E-01
-4.82E-01
-6.43E-01
-5.63E-01
-4.82E-01
-4.82E-01
-5.63E-01
-4.82E-01
-4.82E-01
-4.82E-01
-4.82E-01
-4.82E-01
-4.02E-01
-4.82E-01
-5.63E-01
-4.82E-01
-4.82E-01
-4.82E-01
-4.02E-01
-4.82E-01
-4.82E-01
-4.02E-01
-4.02E-01
-4.02E-01
-4.02E-01
-4.02E-01
-4.02E-01
-4.02E-01
-4.02E-01
-3.22E-01
-3.22E-01
-3.22E-01
-3.22E-01
-3.22E-01
-4.02E-01
-2.41E-01
-3.22E-01
-3.22E-01
-2.41E-01
-3.22E-01
-3.22E-01
-2.41E-01
-2.41E-01
-2.41E-01
-2.41E-01
-1.61E-01
-1.61E-01
-1.61E-01
-2.41E-01
-2.41E-01
-1.61E-01
-1.61E-01
-8.04E-02
-1.61E-01
-8.04E-02
-1.61E-01
-2.41E-01
-8.04E-02
-1.61E-01
-8.04E-02
-8.04E-02
-1.61E-01
-8.04E-02
-8.04E-02
-8.04E-02
-8.04E-02
0.00E+00
0.00E+00
0.00E+00
0.00E+00
0.00E+00
0.00E+00
0.00E+00
8.04E-02
8.04E-02
8.04E-02
8.04E-02
8.04E-02
8.04E-02
1.61E-01
1.61E-01
1.61E-01
1.61E-01
2.41E-01
2.41E-01
2.41E-01
2.41E-01
2.41E-01
2.41E-01
2.41E-01
3.22E-01
3.22E-01
3.22E-01
3.22E-01
3.22E-01
3.22E-01
3.22E-01
4.02E-01
4.82E-01
4.02E-01
4.02E-01
4.02E-01
4.82E-01
5.63E-01
5.63E-01
5.63E-01
4.82E-01
5.63E-01
5.63E-01
5.63E-01
5.63E-01
6.43E-01
5.63E-01
6.43E-01
6.43E-01
6.43E-01
6.43E-01
7.24E-01
8.04E-01
7.24E-01
7.24E-01
8.04E-01
7.24E-01
7.24E-01
8.04E-01
8.84E-01
8.04E-01
8.04E-01
8.84E-01
8.84E-01
8.84E-01
8.84E-01
9.65E-01
1.05E+00
1.05E+00
9.65E-01
9.65E-01
1.05E+00
1.05E+00
1.05E+00
1.13E+00
1.13E+00
1.13E+00
1.13E+00
1.21E+00
1.13E+00
1.13E+00
1.21E+00
1.21E+00
1.21E+00
1.21E+00
1.37E+00
1.29E+00
1.37E+00
1.29E+00
1.37E+00
1.37E+00
1.37E+00
1.37E+00
1.37E+00
1.45E+00
1.45E+00
1.53E+00
1.45E+00
1.53E+00
1.53E+00
1.53E+00
1.61E+00
1.53E+00
1.61E+00
1.69E+00
1.61E+00
1.61E+00
1.69E+00
1.69E+00
1.69E+00
1.77E+00
1.77E+00
1.85E+00
1.77E+00
1.85E+00
1.77E+00
1.85E+00
1.85E+00
1.85E+00
1.85E+00
1.93E+00
1.93E+00
2.01E+00
1.93E+00
2.01E+00
2.01E+00
2.01E+00
2.01E+00
2.09E+00
2.01E+00
2.09E+00
2.09E+00
2.09E+00
2.17E+00
2.25E+00
2.25E+00
2.17E+00
2.25E+00
2.25E+00
2.25E+00
2.33E+00
2.33E+00
2.33E+00
2.41E+00
2.33E+00
2.41E+00
2.41E+00
2.41E+00
2.49E+00
2.49E+00
2.49E+00
2.49E+00
2.49E+00
2.57E+00
2.57E+00
2.65E+00
2.65E+00
2.57E+00
2.65E+00
2.73E+00
2.65E+00
2.65E+00
2.73E+00
2.73E+00
2.73E+00
2.73E+00
2.73E+00
2.81E+00
2.89E+00
2.81E+00
2.89E+00
2.89E+00
2.89E+00
2.89E+00
2.97E+00
3.06E+00
2.97E+00
3.06E+00
3.06E+00
2.97E+00
2.97E+00
3.06E+00
3.14E+00
3.06E+00
3.14E+00
3.06E+00
3.14E+00
3.22E+00
3.22E+00
3.22E+00
3.22E+00
3.22E+00
3.30E+00
3.30E+00
3.30E+00
3.30E+00
3.38E+00
3.30E+00
3.30E+00
3.38E+00
3.38E+00
3.46E+00
3.38E+00
3.54E+00
3.46E+00
3.54E+00
3.54E+00
3.62E+00
3.54E+00
3.54E+00
3.62E+00
3.62E+00
3.62E+00
3.70E+00
3.70E+00
3.62E+00
3.70E+00
3.70E+00
3.78E+00
3.70E+00
3.78E+00
3.78E+00
3.78E+00
3.78E+00
3.86E+00
3.86E+00
3.86E+00
3.86E+00
3.86E+00
3.86E+00
3.86E+00
3.94E+00
3.94E+00
3.94E+00
3.94E+00
4.02E+00
3.94E+00
4.02E+00
4.10E+00
4.10E+00
4.10E+00
4.02E+00
4.10E+00
4.10E+00
4.18E+00
4.10E+00
4.10E+00
4.18E+00
4.18E+00
4.18E+00
4.26E+00
4.26E+00
4.26E+00
4.26E+00
4.26E+00
4.34E+00
4.34E+00
4.34E+00
4.34E+00
4.26E+00
4.42E+00
4.42E+00
4.42E+00
4.42E+00
4.42E+00
4.50E+00
4.50E+00
4.50E+00
4.50E+00
4.58E+00
4.50E+00
4.58E+00
4.50E+00
4.58E+00
4.50E+00
4.58E+00
4.58E+00
4.58E+00
4.58E+00
4.66E+00
4.66E+00
4.66E+00
4.66E+00
4.66E+00
4.66E+00
4.74E+00
4.74E+00
4.82E+00
4.74E+00
4.82E+00
4.74E+00
4.74E+00
4.74E+00
4.82E+00
4.82E+00
4.82E+00
4.82E+00
4.82E+00
4.82E+00
4.90E+00
4.82E+00
4.82E+00
4.82E+00
4.90E+00
4.90E+00
4.90E+00
4.98E+00
4.98E+00
4.90E+00
4.90E+00
4.90E+00
4.90E+00
4.98E+00
4.98E+00
4.98E+00
5.07E+00
4.98E+00
5.07E+00
4.98E+00
5.07E+00
5.07E+00
4.98E+00
5.07E+00
5.07E+00
5.07E+00
5.07E+00
5.07E+00
5.15E+00
5.07E+00
5.15E+00
5.07E+00
5.15E+00
5.07E+00
5.15E+00
5.23E+00
5.15E+00
5.15E+00
5.15E+00
5.15E+00
5.23E+00
5.23E+00
5.15E+00
5.23E+00
5.23E+00
5.31E+00
5.23E+00
5.23E+00
5.23E+00
5.31E+00
5.31E+00
5.31E+00
5.31E+00
5.31E+00
5.31E+00
5.23E+00
5.31E+00
5.31E+00
5.23E+00
5.23E+00
5.31E+00
5.31E+00
5.31E+00
5.31E+00
5.39E+00
5.31E+00
5.39E+00
5.31E+00
5.31E+00
5.31E+00
5.31E+00
5.31E+00
5.31E+00
5.39E+00
5.39E+00
5.31E+00
5.31E+00
5.31E+00
5.23E+00
5.47E+00
5.39E+00
5.47E+00
5.39E+00
5.31E+00
5.39E+00
5.47E+00
5.39E+00
5.39E+00
5.39E+00
5.39E+00
5.39E+00
5.39E+00
5.39E+00
5.39E+00
5.39E+00
5.39E+00
5.47E+00
5.31E+00
5.39E+00
5.39E+00
5.39E+00
5.39E+00
5.31E+00
5.31E+00
5.39E+00
5.39E+00
5.39E+00
5.39E+00
5.39E+00
5.31E+00
5.31E+00
5.31E+00
5.31E+00
5.31E+00
5.31E+00
5.39E+00
5.23E+00
5.31E+00
5.23E+00
5.31E+00
5.39E+00
5.31E+00
5.31E+00
5.31E+00
5.31E+00
5.31E+00
5.31E+00
5.31E+00
5.39E+00
5.31E+00
5.31E+00
5.31E+00
5.31E+00
5.31E+00
5.31E+00
5.31E+00
5.31E+00
5.31E+00
5.23E+00
5.31E+00
5.23E+00
5.23E+00
5.31E+00
5.23E+00
5.15E+00
5.23E+00
5.15E+00
5.15E+00
5.15E+00
5.15E+00
5.15E+00
5.23E+00
5.15E+00
5.15E+00
5.23E+00
5.15E+00
5.15E+00
5.07E+00
5.15E+00
5.15E+00
5.15E+00
5.15E+00
5.07E+00
5.07E+00
5.15E+00
5.07E+00
5.07E+00
4.98E+00
5.07E+00
4.98E+00
5.15E+00
5.07E+00
4.98E+00
4.98E+00
4.98E+00
4.98E+00
4.98E+00
4.90E+00
4.90E+00
4.90E+00
4.98E+00
4.90E+00
4.90E+00
4.90E+00
4.90E+00
4.90E+00
4.90E+00
4.82E+00
4.82E+00
4.82E+00
4.90E+00
4.90E+00
4.82E+00
4.90E+00
4.82E+00
4.82E+00
4.82E+00
4.74E+00
4.74E+00
4.74E+00
4.74E+00
4.74E+00
4.66E+00
4.66E+00
4.66E+00
4.74E+00
4.66E+00
4.58E+00
4.66E+00
4.58E+00
4.58E+00
4.66E+00
4.50E+00
4.58E+00
4.58E+00
4.50E+00
4.50E+00
4.50E+00
4.50E+00
4.50E+00
4.50E+00
4.50E+00
4.50E+00
4.50E+00
4.42E+00
4.42E+00
4.50E+00
4.42E+00
4.42E+00
4.34E+00
4.42E+00
4.34E+00
4.34E+00
4.26E+00
4.34E+00
4.26E+00
4.26E+00
4.26E+00
4.34E+00
4.26E+00
4.18E+00
4.18E+00
4.18E+00
4.18E+00
4.18E+00
4.10E+00
4.10E+00
4.02E+00
4.02E+00
4.10E+00
4.02E+00
4.02E+00
3.94E+00
3.94E+00
4.02E+00
4.02E+00
3.94E+00
3.86E+00
3.86E+00
3.86E+00
3.94E+00
3.86E+00
3.94E+00
3.86E+00
3.86E+00
3.78E+00
3.86E+00
3.78E+00
3.70E+00
3.86E+00
3.70E+00
3.78E+00
3.70E+00
3.70E+00
3.70E+00
3.70E+00
3.62E+00
3.62E+00
3.70E+00
3.54E+00
3.54E+00
3.54E+00
3.54E+00
3.54E+00
3.46E+00
3.46E+00
3.46E+00
3.46E+00
3.46E+00
3.38E+00
3.38E+00
3.46E+00
3.38E+00
3.30E+00
3.30E+00
3.30E+00
3.22E+00
3.30E+00
3.22E+00
3.22E+00
3.14E+00
3.22E+00
3.22E+00
3.14E+00
3.14E+00
3.14E+00
3.14E+00
3.06E+00
3.06E+00
2.97E+00
3.14E+00
3.06E+00
2.97E+00
2.97E+00
2.97E+00
2.97E+00
2.89E+00
2.89E+00
2.81E+00
2.89E+00
2.73E+00
2.73E+00
2.73E+00
2.73E+00
2.81E+00
2.73E+00
2.65E+00
2.73E+00
2.73E+00
2.73E+00
2.65E+00
2.65E+00
2.65E+00
2.57E+00
2.57E+00
2.57E+00
2.57E+00
2.49E+00
2.49E+00
2.49E+00
2.49E+00
2.41E+00
2.41E+00
2.41E+00
2.33E+00
2.41E+00
2.33E+00
2.33E+00
2.33E+00
2.25E+00
2.33E+00
2.25E+00
2.25E+00
2.25E+00
2.17E+00
2.17E+00
2.17E+00
2.17E+00
2.09E+00
2.09E+00
2.01E+00
2.01E+00
2.09E+00
2.09E+00
2.01E+00
2.01E+00
1.93E+00
1.93E+00
1.85E+00
2.01E+00
1.85E+00
1.85E+00
1.85E+00
1.85E+00
1.77E+00
1.77E+00
1.77E+00
1.69E+00
1.77E+00
1.69E+00
1.69E+00
1.69E+00
1.69E+00
1.61E+00
1.69E+00
1.61E+00
1.61E+00
1.53E+00
1.53E+00
1.53E+00
1.53E+00
1.53E+00
1.45E+00
1.45E+00
1.45E+00
1.45E+00
1.45E+00
1.37E+00
1.37E+00
1.37E+00
1.29E+00
1.29E+00
1.29E+00
1.29E+00
1.21E+00
1.29E+00
1.21E+00
1.13E+00
1.21E+00
1.21E+00
1.13E+00
1.13E+00
1.13E+00
1.13E+00
1.05E+00
1.13E+00
1.05E+00
1.05E+00
1.05E+00
9.65E-01
1.05E+00
8.84E-01
8.84E-01
8.04E-01
9.65E-01
9.65E-01
8.84E-01
8.84E-01
8.04E-01
8.84E-01
8.04E-01
8.04E-01
7.24E-01
8.04E-01
7.24E-01
7.24E-01
8.04E-01
7.24E-01
7.24E-01
6.43E-01
6.43E-01
6.43E-01
5.63E-01
6.43E-01
5.63E-01
5.63E-01
5.63E-01
5.63E-01
5.63E-01
4.82E-01
5.63E-01
4.02E-01
4.82E-01
4.02E-01
4.82E-01
4.02E-01
4.02E-01
3.22E-01
3.22E-01
3.22E-01
4.02E-01
3.22E-01
3.22E-01
3.22E-01
3.22E-01
3.22E-01
2.41E-01
2.41E-01
2.41E-01
1.61E-01
2.41E-01
1.61E-01
2.41E-01
1.61E-01
1.61E-01
2.41E-01
2.41E-01
1.61E-01
1.61E-01
1.61E-01
8.04E-02
1.61E-01
1.61E-01
8.04E-02
8.04E-02
8.04E-02
0.00E+00
0.00E+00
8.04E-02
-8.04E-02
0.00E+00
-8.04E-02
0.00E+00
0.00E+00
-8.04E-02
-8.04E-02
-8.04E-02
-8.04E-02
-1.61E-01
-8.04E-02
-1.61E-01
-8.04E-02
-1.61E-01
-8.04E-02
-1.61E-01
-1.61E-01
-2.41E-01
-1.61E-01
-2.41E-01
-2.41E-01
-1.61E-01
-2.41E-01
-3.22E-01
-2.41E-01
-3.22E-01
-3.22E-01
-2.41E-01
-3.22E-01
-3.22E-01
-3.22E-01
-3.22E-01
-3.22E-01
-4.02E-01
-3.22E-01
-3.22E-01
-4.02E-01
-4.02E-01
-4.02E-01
-3.22E-01
-4.02E-01
-4.02E-01
-4.02E-01
-4.82E-01
-4.02E-01
-4.82E-01
-4.82E-01
-4.02E-01
-4.02E-01
-5.63E-01
-4.02E-01
-4.82E-01
-4.82E-01
-4.82E-01
-4.82E-01
-5.63E-01
-4.02E-01
-4.82E-01
-4.82E-01
-4.82E-01
-5.63E-01
-5.63E-01
-5.63E-01
-4.82E-01
-5.63E-01
-5.63E-01
-5.63E-01
-5.63E-01
-5.63E-01
-4.82E-01
-5.63E-01
-5.63E-01
-4.82E-01
-4.82E-01
-5.63E-01
-5.63E-01
-5.63E-01
-6.43E-01
-5.63E-01
-5.63E-01
-6.43E-01
-5.63E-01
-5.63E-01
-5.63E-01
-5.63E-01
-6.43E-01
-5.63E-01
-6.43E-01
-6.43E-01
-6.43E-01
-6.43E-01
-5.63E-01
-6.43E-01
-6.43E-01
-6.43E-01
-6.43E-01
-6.43E-01
-5.63E-01
-6.43E-01
-5.63E-01
-6.43E-01
-6.43E-01
-6.43E-01
-6.43E-01
-6.43E-01
-7.24E-01
-5.63E-01
-6.43E-01
-6.43E-01
-6.43E-01
-6.43E-01
-6.43E-01
-6.43E-01
-5.63E-01
-6.43E-01
-7.24E-01
-6.43E-01
-6.43E-01
-6.43E-01
-6.43E-01
-6.43E-01
-6.43E-01
-5.63E-01
-6.43E-01
-5.63E-01
-6.43E-01
-5.63E-01
-5.63E-01
-5.63E-01
-5.63E-01
-5.63E-01
-6.43E-01
-5.63E-01
-5.63E-01
-5.63E-01
-5.63E-01
-6.43E-01
-5.63E-01
-6.43E-01
-5.63E-01
-4.82E-01
-5.63E-01
-5.63E-01
-4.82E-01
-4.82E-01
-5.63E-01
-4.82E-01
-5.63E-01
-4.82E-01
-6.43E-01
-4.82E-01
-4.82E-01
-4.82E-01
-4.82E-01
-5.63E-01
-4.82E-01
-5.63E-01
-4.82E-01
-4.82E-01
-4.02E-01
-4.02E-01
-4.82E-01
-4.82E-01
-4.02E-01
-4.82E-01
-4.02E-01
-4.02E-01
-4.02E-01
-4.02E-01
-4.02E-01
-4.02E-01
-4.02E-01
-4.02E-01
-3.22E-01
-3.22E-01
-4.02E-01
-4.02E-01
-4.02E-01
-3.22E-01
-3.22E-01
-2.41E-01
-3.22E-01
-2.41E-01
-2.41E-01
-3.22E-01
-3.22E-01
-3.22E-01
-2.41E-01
-2.41E-01
-2.41E-01
-2.41E-01
-2.41E-01
-2.41E-01
-1.61E-01
-1.61E-01
-1.61E-01
-1.61E-01
-1.61E-01
-8.04E-02
-1.61E-01
-1.61E-01
-8.04E-02
-1.61E-01
-1.61E-01
-8.04E-02
-1.61E-01
0.00E+00
-8.04E-02
-1.61E-01
-8.04E-02
-8.04E-02
-8.04E-02
0.00E+00
0.00E+00
0.00E+00
0.00E+00
0.00E+00
8.04E-02
8.04E-02
8.04E-02
1.61E-01
8.04E-02
8.04E-02
1.61E-01
1.61E-01
8.04E-02
2.41E-01
1.61E-01
1.61E-01
1.61E-01
2.41E-01
1.61E-01
2.41E-01
2.41E-01
2.41E-01
2.41E-01
2.41E-01
3.22E-01
3.22E-01
4.02E-01
4.02E-01
4.02E-01
3.22E-01
4.02E-01
4.82E-01
4.02E-01
4.82E-01
4.82E-01
4.82E-01
4.82E-01
4.82E-01
4.82E-01
4.82E-01
4.82E-01
5.63E-01
5.63E-01
5.63E-01
5.63E-01
6.43E-01
6.43E-01
7.24E-01
7.24E-01
6.43E-01
6.43E-01
7.24E-01
8.04E-01
8.04E-01
7.24E-01
8.04E-01
7.24E-01
8.04E-01
8.04E-01
8.04E-01
8.84E-01
8.84E-01
8.84E-01
8.84E-01
8.84E-01
9.65E-01
8.84E-01
9.65E-01
9.65E-01
9.65E-01
1.13E+00
1.05E+00
1.05E+00
1.13E+00
1.13E+00
1.13E+00
1.13E+00
1.13E+00
1.21E+00
1.21E+00
1.13E+00
1.29E+00
1.29E+00
1.21E+00
1.29E+00
1.29E+00
1.29E+00
1.29E+00
1.29E+00
1.37E+00
1.37E+00
1.45E+00
1.45E+00
1.45E+00
1.45E+00
1.45E+00
1.45E+00
1.45E+00
1.45E+00
1.53E+00
1.53E+00
1.53E+00
1.61E+00
1.61E+00
1.61E+00
1.69E+00
1.69E+00
1.61E+00
1.69E+00
1.77E+00
1.69E+00
1.77E+00
1.85E+00
1.77E+00
1.85E+00
1.77E+00
1.85E+00
1.85E+00
1.93E+00
1.93E+00
1.93E+00
1.93E+00
1.93E+00
2.01E+00
1.93E+00
2.09E+00
2.01E+00
2.01E+00
2.09E+00
2.09E+00
2.09E+00
2.17E+00
2.09E+00
2.25E+00
2.25E+00
2.25E+00
2.17E+00
2.25E+00
2.25E+00
2.25E+00
2.33E+00
2.33E+00
2.33E+00
2.33E+00
2.41E+00
2.33E+00
2.49E+00];
%y=[];

%scatter(x,y,'filled')
%hold on
%scatter(x,y,'filled')
plot(t,x)
%hold on
%plot(t,y)
grid on
xlabel('Voltaje (V)') 
ylabel('Corriente (A)')

%xticks([0 0.45 0.5 0.55 0.6 0.65 0.7 0.75 0.8 1])
%xticklabels({'0','0.45','0.5','0.55','0.6','0.65','0.7','0.75','0.8','1'})
%yticks([0  0.0015 0.006 0.019 0.038 0.06])